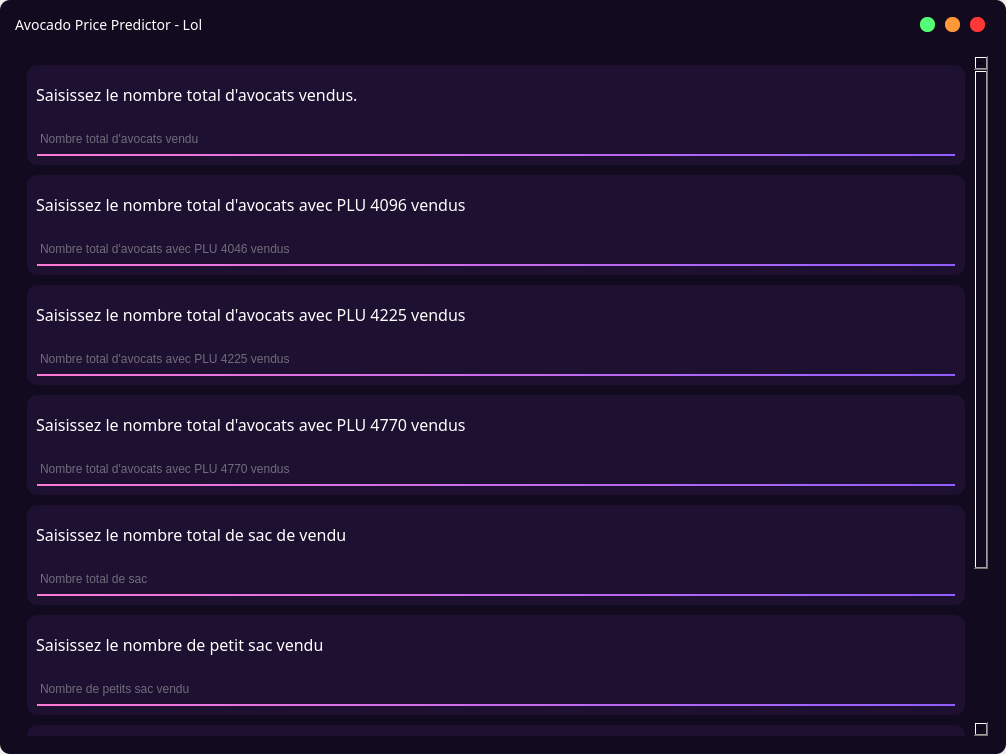
<?xml version="1.0" encoding="UTF-8"?>
<ui version="4.0">
 <class>MainWindow</class>
 <widget class="QMainWindow" name="MainWindow">
  <property name="geometry">
   <rect>
    <x>0</x>
    <y>0</y>
    <width>1006</width>
    <height>754</height>
   </rect>
  </property>
  <property name="windowTitle">
   <string>MainWindow</string>
  </property>
  <widget class="QWidget" name="centralwidget">
   <layout class="QHBoxLayout" name="horizontalLayout">
    <property name="leftMargin">
     <number>0</number>
    </property>
    <property name="topMargin">
     <number>0</number>
    </property>
    <property name="rightMargin">
     <number>0</number>
    </property>
    <property name="bottomMargin">
     <number>0</number>
    </property>
    <item>
     <widget class="QFrame" name="frame">
      <property name="styleSheet">
       <string notr="true">*{
	background: rgb(18, 10, 30);
	border-radius: 10px;
}</string>
      </property>
      <property name="frameShape">
       <enum>QFrame::StyledPanel</enum>
      </property>
      <property name="frameShadow">
       <enum>QFrame::Raised</enum>
      </property>
      <layout class="QVBoxLayout" name="verticalLayout">
       <item>
        <widget class="QFrame" name="frame_2">
         <property name="maximumSize">
          <size>
           <width>16777215</width>
           <height>35</height>
          </size>
         </property>
         <property name="frameShape">
          <enum>QFrame::StyledPanel</enum>
         </property>
         <property name="frameShadow">
          <enum>QFrame::Raised</enum>
         </property>
         <layout class="QHBoxLayout" name="horizontalLayout_2">
          <property name="leftMargin">
           <number>6</number>
          </property>
          <property name="topMargin">
           <number>6</number>
          </property>
          <property name="rightMargin">
           <number>6</number>
          </property>
          <property name="bottomMargin">
           <number>6</number>
          </property>
          <item>
           <widget class="QFrame" name="frame_4">
            <property name="frameShape">
             <enum>QFrame::StyledPanel</enum>
            </property>
            <property name="frameShadow">
             <enum>QFrame::Raised</enum>
            </property>
            <layout class="QHBoxLayout" name="horizontalLayout_4">
             <property name="leftMargin">
              <number>0</number>
             </property>
             <property name="topMargin">
              <number>0</number>
             </property>
             <property name="rightMargin">
              <number>0</number>
             </property>
             <property name="bottomMargin">
              <number>0</number>
             </property>
             <item>
              <widget class="QLabel" name="label">
               <property name="styleSheet">
                <string notr="true">*{
	color: white;
	font-family: Noto Sans;
	font-size: 14px;
}</string>
               </property>
               <property name="text">
                <string>Avocado Price Predictor - Lol</string>
               </property>
              </widget>
             </item>
            </layout>
           </widget>
          </item>
          <item>
           <widget class="QFrame" name="frame_5">
            <property name="maximumSize">
             <size>
              <width>75</width>
              <height>16777215</height>
             </size>
            </property>
            <property name="frameShape">
             <enum>QFrame::StyledPanel</enum>
            </property>
            <property name="frameShadow">
             <enum>QFrame::Raised</enum>
            </property>
            <layout class="QHBoxLayout" name="horizontalLayout_3">
             <property name="leftMargin">
              <number>0</number>
             </property>
             <property name="topMargin">
              <number>0</number>
             </property>
             <property name="rightMargin">
              <number>0</number>
             </property>
             <property name="bottomMargin">
              <number>0</number>
             </property>
             <item>
              <widget class="QPushButton" name="reduceButton">
               <property name="maximumSize">
                <size>
                 <width>15</width>
                 <height>15</height>
                </size>
               </property>
               <property name="styleSheet">
                <string notr="true">*{
	background-color: rgb(84, 255, 117);
	border-radius: 7px;
	border: none;
}</string>
               </property>
               <property name="text">
                <string/>
               </property>
              </widget>
             </item>
             <item>
              <widget class="QPushButton" name="maximizeButton">
               <property name="maximumSize">
                <size>
                 <width>15</width>
                 <height>15</height>
                </size>
               </property>
               <property name="styleSheet">
                <string notr="true">*{
	background-color: rgb(255, 152, 55);
	border-radius: 7px;
	border: none;
}</string>
               </property>
               <property name="text">
                <string/>
               </property>
              </widget>
             </item>
             <item>
              <widget class="QPushButton" name="exitButton">
               <property name="maximumSize">
                <size>
                 <width>15</width>
                 <height>15</height>
                </size>
               </property>
               <property name="styleSheet">
                <string notr="true">*{
	background-color: rgb(255, 55, 55);
	border-radius: 7px;
	border: none;
}</string>
               </property>
               <property name="text">
                <string/>
               </property>
              </widget>
             </item>
            </layout>
           </widget>
          </item>
         </layout>
        </widget>
       </item>
       <item>
        <widget class="QFrame" name="frame_3">
         <property name="frameShape">
          <enum>QFrame::StyledPanel</enum>
         </property>
         <property name="frameShadow">
          <enum>QFrame::Raised</enum>
         </property>
         <layout class="QVBoxLayout" name="verticalLayout_2">
          <item>
           <widget class="QScrollArea" name="scrollArea">
            <property name="styleSheet">
             <string notr="true">QScrollBar:vertical {
	width: 15px;
	border-radius: 7px;
	border: none;
	margin: 15px 0 15px 0;
	background: rgb(29, 16, 48);
}

QScrollBar:handle:vertical {
	background: rgb(57, 37, 98);
	border-radius: 7px;
}

QScrollBar::sub-line:vertical {
	background: rgb(57, 37, 98);
	height: 15px;
	border-top-left-radius: 7px;
	border-top-right-radius: 7px;
	subcontrol-position: top;
	subcontrol-origin: margin;
}

QScrollBar::add-line:vertical {
	background: rgb(29, 16, 48);
	height: 15px;
	border-top-left-radius: 7px;
	border-top-right-radius: 7px;
	subcontrol-position: top;
	subcontrol-origin: margin;
}

QScrollBar::up-arrow:vertical, QScrollBar::down-arrow:vertical {
	background: none;
}

QScrollBar::add-page:vertical, QScrollBar::sub-page:vertical {
	background: none;
}</string>
            </property>
            <property name="widgetResizable">
             <bool>true</bool>
            </property>
            <widget class="QWidget" name="scrollAreaWidgetContents">
             <property name="geometry">
              <rect>
               <x>0</x>
               <y>-208</y>
               <width>955</width>
               <height>888</height>
              </rect>
             </property>
             <layout class="QVBoxLayout" name="verticalLayout_3">
              <property name="spacing">
               <number>10</number>
              </property>
              <item>
               <widget class="QFrame" name="frame_10">
                <property name="minimumSize">
                 <size>
                  <width>0</width>
                  <height>100</height>
                 </size>
                </property>
                <property name="maximumSize">
                 <size>
                  <width>16777215</width>
                  <height>16777215</height>
                 </size>
                </property>
                <property name="styleSheet">
                 <string notr="true">*{
	background-color: rgb(29, 16, 48);
}</string>
                </property>
                <property name="frameShape">
                 <enum>QFrame::StyledPanel</enum>
                </property>
                <property name="frameShadow">
                 <enum>QFrame::Raised</enum>
                </property>
                <layout class="QVBoxLayout" name="verticalLayout_4">
                 <item>
                  <widget class="QLabel" name="label_2">
                   <property name="styleSheet">
                    <string notr="true">*{
	color: white;
	font-family: Noto Sans;
	font-size: 16px;
}</string>
                   </property>
                   <property name="text">
                    <string>Saisissez le nombre total d'avocats vendus.</string>
                   </property>
                   <property name="alignment">
                    <set>Qt::AlignLeading|Qt::AlignLeft|Qt::AlignVCenter</set>
                   </property>
                  </widget>
                 </item>
                 <item>
                  <widget class="QLineEdit" name="totalVolume">
                   <property name="maximumSize">
                    <size>
                     <width>16777215</width>
                     <height>35</height>
                    </size>
                   </property>
                   <property name="styleSheet">
                    <string notr="true">*{
	color: rgb(197, 197, 197);
	background: rgba(0, 0, 0, 0.0);
	border: 2px solid;
	border-radius: 1px;
	border-bottom-color: qlineargradient(spread:pad, x1:0, y1:1, x2:1, y2:1, stop:0 rgba(255, 121, 215, 255), stop:1 rgba(145, 94, 255, 255));
	border-top-color: rgba(0, 0, 0, 0.0);
	border-right-color: rgba(0, 0, 0, 0.0);
	border-left-color: rgba(0, 0, 0, 0.0);
}</string>
                   </property>
                   <property name="alignment">
                    <set>Qt::AlignLeading|Qt::AlignLeft|Qt::AlignVCenter</set>
                   </property>
                   <property name="placeholderText">
                    <string>Nombre total d'avocats vendu</string>
                   </property>
                  </widget>
                 </item>
                </layout>
               </widget>
              </item>
              <item>
               <widget class="QFrame" name="frame_6">
                <property name="minimumSize">
                 <size>
                  <width>0</width>
                  <height>100</height>
                 </size>
                </property>
                <property name="styleSheet">
                 <string notr="true">*{
	background-color: rgb(29, 16, 48);
}</string>
                </property>
                <property name="frameShape">
                 <enum>QFrame::StyledPanel</enum>
                </property>
                <property name="frameShadow">
                 <enum>QFrame::Raised</enum>
                </property>
                <layout class="QVBoxLayout" name="verticalLayout_5">
                 <item>
                  <widget class="QLabel" name="label_3">
                   <property name="styleSheet">
                    <string notr="true">*{
	color: white;
	font-family: Noto Sans;
	font-size: 16px;
}</string>
                   </property>
                   <property name="text">
                    <string>Saisissez le nombre total d'avocats avec PLU 4096 vendus</string>
                   </property>
                  </widget>
                 </item>
                 <item>
                  <widget class="QLineEdit" name="plu_4097">
                   <property name="minimumSize">
                    <size>
                     <width>0</width>
                     <height>35</height>
                    </size>
                   </property>
                   <property name="styleSheet">
                    <string notr="true">*{
	color: rgb(197, 197, 197);
	background: rgba(0, 0, 0, 0.0);
	border: 2px solid;
	border-radius: 1px;
	border-bottom-color: qlineargradient(spread:pad, x1:0, y1:1, x2:1, y2:1, stop:0 rgba(255, 121, 215, 255), stop:1 rgba(145, 94, 255, 255));
	border-top-color: rgba(0, 0, 0, 0.0);
	border-right-color: rgba(0, 0, 0, 0.0);
	border-left-color: rgba(0, 0, 0, 0.0);
}</string>
                   </property>
                   <property name="placeholderText">
                    <string>Nombre total d'avocats avec PLU 4046 vendus </string>
                   </property>
                  </widget>
                 </item>
                </layout>
               </widget>
              </item>
              <item>
               <widget class="QFrame" name="frame_7">
                <property name="minimumSize">
                 <size>
                  <width>0</width>
                  <height>100</height>
                 </size>
                </property>
                <property name="styleSheet">
                 <string notr="true">*{
	background-color: rgb(29, 16, 48);
}</string>
                </property>
                <property name="frameShape">
                 <enum>QFrame::StyledPanel</enum>
                </property>
                <property name="frameShadow">
                 <enum>QFrame::Raised</enum>
                </property>
                <layout class="QVBoxLayout" name="verticalLayout_6">
                 <item>
                  <widget class="QLabel" name="label_4">
                   <property name="styleSheet">
                    <string notr="true">*{
	color: white;
	font-family: Noto Sans;
	font-size: 16px;
}</string>
                   </property>
                   <property name="text">
                    <string>Saisissez le nombre total d'avocats avec PLU 4225 vendus</string>
                   </property>
                  </widget>
                 </item>
                 <item>
                  <widget class="QLineEdit" name="plu_4226">
                   <property name="minimumSize">
                    <size>
                     <width>0</width>
                     <height>35</height>
                    </size>
                   </property>
                   <property name="styleSheet">
                    <string notr="true">*{
	color: rgb(197, 197, 197);
	background: rgba(0, 0, 0, 0.0);
	border: 2px solid;
	border-radius: 1px;
	border-bottom-color: qlineargradient(spread:pad, x1:0, y1:1, x2:1, y2:1, stop:0 rgba(255, 121, 215, 255), stop:1 rgba(145, 94, 255, 255));
	border-top-color: rgba(0, 0, 0, 0.0);
	border-right-color: rgba(0, 0, 0, 0.0);
	border-left-color: rgba(0, 0, 0, 0.0);
}</string>
                   </property>
                   <property name="placeholderText">
                    <string>Nombre total d'avocats avec PLU 4225 vendus</string>
                   </property>
                  </widget>
                 </item>
                </layout>
               </widget>
              </item>
              <item>
               <widget class="QFrame" name="frame_8">
                <property name="minimumSize">
                 <size>
                  <width>0</width>
                  <height>100</height>
                 </size>
                </property>
                <property name="styleSheet">
                 <string notr="true">*{
	background-color: rgb(29, 16, 48);
}</string>
                </property>
                <property name="frameShape">
                 <enum>QFrame::StyledPanel</enum>
                </property>
                <property name="frameShadow">
                 <enum>QFrame::Raised</enum>
                </property>
                <layout class="QVBoxLayout" name="verticalLayout_7">
                 <item>
                  <widget class="QLabel" name="label_5">
                   <property name="styleSheet">
                    <string notr="true">*{
	color: white;
	font-family: Noto Sans;
	font-size: 16px;
}</string>
                   </property>
                   <property name="text">
                    <string>Saisissez le nombre total d'avocats avec PLU 4770 vendus</string>
                   </property>
                  </widget>
                 </item>
                 <item>
                  <widget class="QLineEdit" name="plu_4770">
                   <property name="minimumSize">
                    <size>
                     <width>0</width>
                     <height>35</height>
                    </size>
                   </property>
                   <property name="styleSheet">
                    <string notr="true">*{
	color: rgb(197, 197, 197);
	background: rgba(0, 0, 0, 0.0);
	border: 2px solid;
	border-radius: 1px;
	border-bottom-color: qlineargradient(spread:pad, x1:0, y1:1, x2:1, y2:1, stop:0 rgba(255, 121, 215, 255), stop:1 rgba(145, 94, 255, 255));
	border-top-color: rgba(0, 0, 0, 0.0);
	border-right-color: rgba(0, 0, 0, 0.0);
	border-left-color: rgba(0, 0, 0, 0.0);
}</string>
                   </property>
                   <property name="placeholderText">
                    <string>Nombre total d'avocats avec PLU 4770 vendus</string>
                   </property>
                  </widget>
                 </item>
                </layout>
               </widget>
              </item>
              <item>
               <widget class="QFrame" name="frame_9">
                <property name="minimumSize">
                 <size>
                  <width>0</width>
                  <height>100</height>
                 </size>
                </property>
                <property name="styleSheet">
                 <string notr="true">*{
	background-color: rgb(29, 16, 48);
}</string>
                </property>
                <property name="frameShape">
                 <enum>QFrame::StyledPanel</enum>
                </property>
                <property name="frameShadow">
                 <enum>QFrame::Raised</enum>
                </property>
                <layout class="QVBoxLayout" name="verticalLayout_8">
                 <item>
                  <widget class="QLabel" name="label_6">
                   <property name="styleSheet">
                    <string notr="true">*{
	color: white;
	font-family: Noto Sans;
	font-size: 16px;
}</string>
                   </property>
                   <property name="text">
                    <string>Saisissez le nombre total de sac de vendu</string>
                   </property>
                  </widget>
                 </item>
                 <item>
                  <widget class="QLineEdit" name="total_bag">
                   <property name="minimumSize">
                    <size>
                     <width>0</width>
                     <height>35</height>
                    </size>
                   </property>
                   <property name="styleSheet">
                    <string notr="true">*{
	color: rgb(197, 197, 197);
	background: rgba(0, 0, 0, 0.0);
	border: 2px solid;
	border-radius: 1px;
	border-bottom-color: qlineargradient(spread:pad, x1:0, y1:1, x2:1, y2:1, stop:0 rgba(255, 121, 215, 255), stop:1 rgba(145, 94, 255, 255));
	border-top-color: rgba(0, 0, 0, 0.0);
	border-right-color: rgba(0, 0, 0, 0.0);
	border-left-color: rgba(0, 0, 0, 0.0);
}</string>
                   </property>
                   <property name="placeholderText">
                    <string>Nombre total de sac</string>
                   </property>
                  </widget>
                 </item>
                </layout>
               </widget>
              </item>
              <item>
               <widget class="QFrame" name="frame_11">
                <property name="minimumSize">
                 <size>
                  <width>0</width>
                  <height>100</height>
                 </size>
                </property>
                <property name="styleSheet">
                 <string notr="true">*{
	background-color: rgb(29, 16, 48);
}</string>
                </property>
                <property name="frameShape">
                 <enum>QFrame::StyledPanel</enum>
                </property>
                <property name="frameShadow">
                 <enum>QFrame::Raised</enum>
                </property>
                <layout class="QVBoxLayout" name="verticalLayout_9">
                 <item>
                  <widget class="QLabel" name="label_7">
                   <property name="styleSheet">
                    <string notr="true">*{
	color: white;
	font-family: Noto Sans;
	font-size: 16px;
}</string>
                   </property>
                   <property name="text">
                    <string>Saisissez le nombre de petit sac vendu</string>
                   </property>
                  </widget>
                 </item>
                 <item>
                  <widget class="QLineEdit" name="small_bag">
                   <property name="minimumSize">
                    <size>
                     <width>0</width>
                     <height>35</height>
                    </size>
                   </property>
                   <property name="styleSheet">
                    <string notr="true">*{
	color: rgb(197, 197, 197);
	background: rgba(0, 0, 0, 0.0);
	border: 2px solid;
	border-radius: 1px;
	border-bottom-color: qlineargradient(spread:pad, x1:0, y1:1, x2:1, y2:1, stop:0 rgba(255, 121, 215, 255), stop:1 rgba(145, 94, 255, 255));
	border-top-color: rgba(0, 0, 0, 0.0);
	border-right-color: rgba(0, 0, 0, 0.0);
	border-left-color: rgba(0, 0, 0, 0.0);
}</string>
                   </property>
                   <property name="placeholderText">
                    <string>Nombre de petits sac vendu</string>
                   </property>
                  </widget>
                 </item>
                </layout>
               </widget>
              </item>
              <item>
               <widget class="QFrame" name="frame_12">
                <property name="minimumSize">
                 <size>
                  <width>0</width>
                  <height>100</height>
                 </size>
                </property>
                <property name="styleSheet">
                 <string notr="true">*{
	background-color: rgb(29, 16, 48);
}</string>
                </property>
                <property name="frameShape">
                 <enum>QFrame::StyledPanel</enum>
                </property>
                <property name="frameShadow">
                 <enum>QFrame::Raised</enum>
                </property>
                <layout class="QVBoxLayout" name="verticalLayout_10">
                 <item>
                  <widget class="QLabel" name="label_8">
                   <property name="styleSheet">
                    <string notr="true">*{
	color: white;
	font-family: Noto Sans;
	font-size: 16px;
}</string>
                   </property>
                   <property name="text">
                    <string>Saisissez le nombre de gros sac vendu</string>
                   </property>
                  </widget>
                 </item>
                 <item>
                  <widget class="QLineEdit" name="large_bag">
                   <property name="minimumSize">
                    <size>
                     <width>0</width>
                     <height>35</height>
                    </size>
                   </property>
                   <property name="styleSheet">
                    <string notr="true">*{
	color: rgb(197, 197, 197);
	background: rgba(0, 0, 0, 0.0);
	border: 2px solid;
	border-radius: 1px;
	border-bottom-color: qlineargradient(spread:pad, x1:0, y1:1, x2:1, y2:1, stop:0 rgba(255, 121, 215, 255), stop:1 rgba(145, 94, 255, 255));
	border-top-color: rgba(0, 0, 0, 0.0);
	border-right-color: rgba(0, 0, 0, 0.0);
	border-left-color: rgba(0, 0, 0, 0.0);
}</string>
                   </property>
                   <property name="placeholderText">
                    <string>Nombre de gros sac vendu</string>
                   </property>
                  </widget>
                 </item>
                </layout>
               </widget>
              </item>
              <item>
               <widget class="QFrame" name="frame_13">
                <property name="minimumSize">
                 <size>
                  <width>0</width>
                  <height>100</height>
                 </size>
                </property>
                <property name="frameShape">
                 <enum>QFrame::StyledPanel</enum>
                </property>
                <property name="frameShadow">
                 <enum>QFrame::Raised</enum>
                </property>
                <layout class="QHBoxLayout" name="horizontalLayout_5">
                 <item>
                  <widget class="QPushButton" name="validButton">
                   <property name="minimumSize">
                    <size>
                     <width>0</width>
                     <height>45</height>
                    </size>
                   </property>
                   <property name="maximumSize">
                    <size>
                     <width>500</width>
                     <height>16777215</height>
                    </size>
                   </property>
                   <property name="styleSheet">
                    <string notr="true">*{
	color: white;
	border-radius: 22px;
	background-color: qlineargradient(spread:pad, x1:0, y1:1, x2:1, y2:1, stop:0 rgba(255, 121, 215, 255), stop:1 rgba(145, 94, 255, 255));
}</string>
                   </property>
                   <property name="text">
                    <string>Valider</string>
                   </property>
                  </widget>
                 </item>
                </layout>
               </widget>
              </item>
             </layout>
            </widget>
           </widget>
          </item>
         </layout>
        </widget>
       </item>
      </layout>
     </widget>
    </item>
   </layout>
  </widget>
 </widget>
 <resources/>
 <connections/>
</ui>
